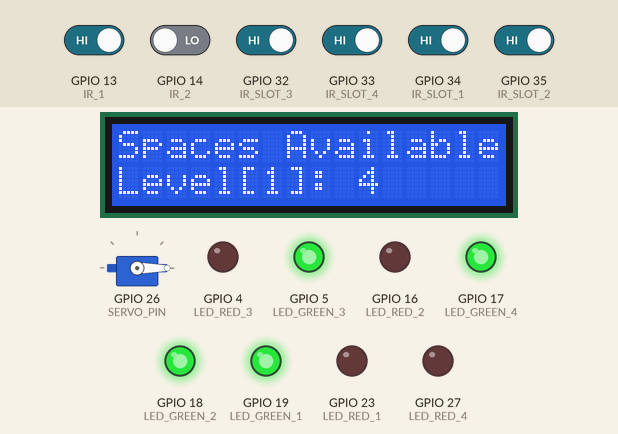
This sketch was run on a simulated ESP32. On the bench: 16×2 character LCD, servo, output pins drawn as LEDs (lit = HIGH). The test bench sets the inputs (shaded band); at power-on: GPIO 13 (IR_1), GPIO 32 (IR_SLOT_3), GPIO 33 (IR_SLOT_4), GPIO 34 (IR_SLOT_1), GPIO 35 (IR_SLOT_2) HIGH, GPIO 14 (IR_2) LOW. WiFi joins after 1.5 s; servers stay silent unless stated; network time is answered at once with the bench clock; uploads are accepted with an empty reply; the local clock reads 2024-03-15 10:24:30 at power-on unless the sketch sets it; what the sketch prints to the serial monitor is not drawn.

Above: at 4.3 s.
4.4 s: GPIO 32 (IR_SLOT_3) driven LOW
At 5.6 s:
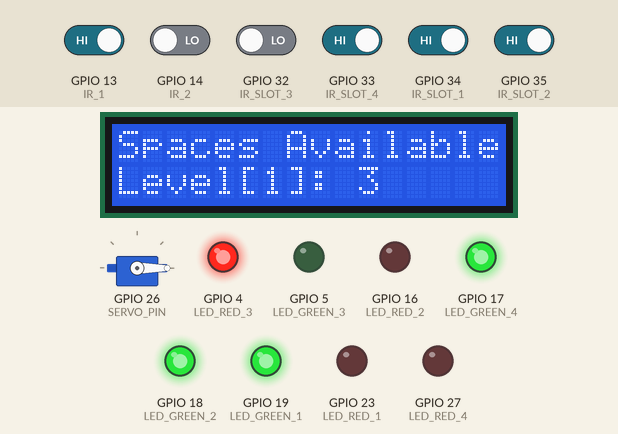
5.9 s: GPIO 33 (IR_SLOT_4) driven LOW
At 6.7 s:
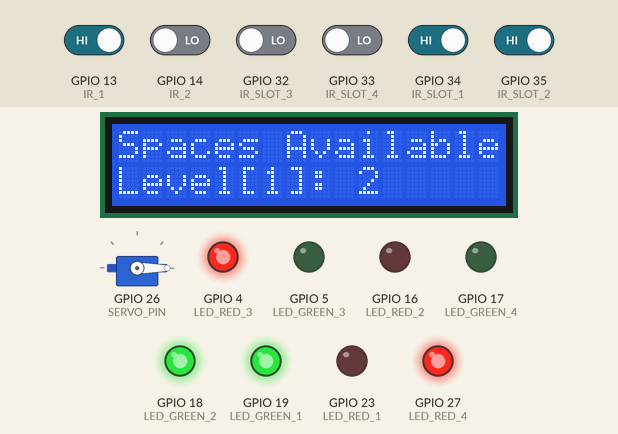
7.4 s: GPIO 34 (IR_SLOT_1) driven LOW
At 7.9 s:
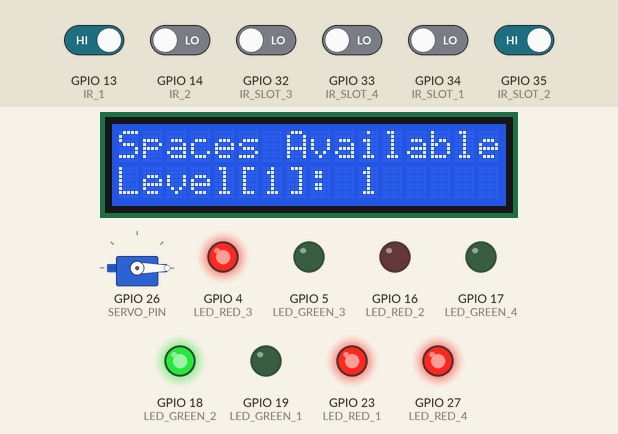
8.9 s: GPIO 35 (IR_SLOT_2) driven LOW
At 9.2 s:
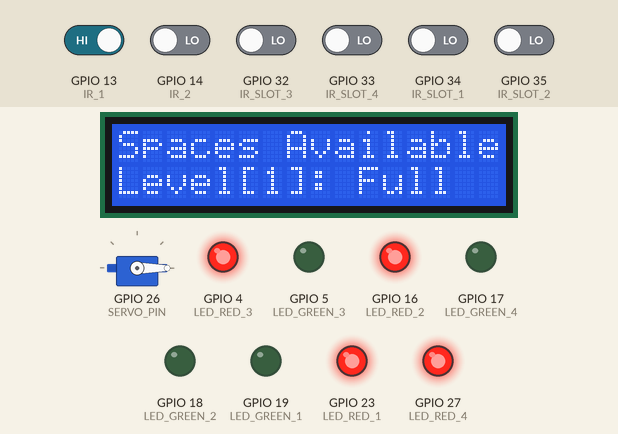
10.4 s: GPIO 32 (IR_SLOT_3) driven HIGH
At 11.5 s:
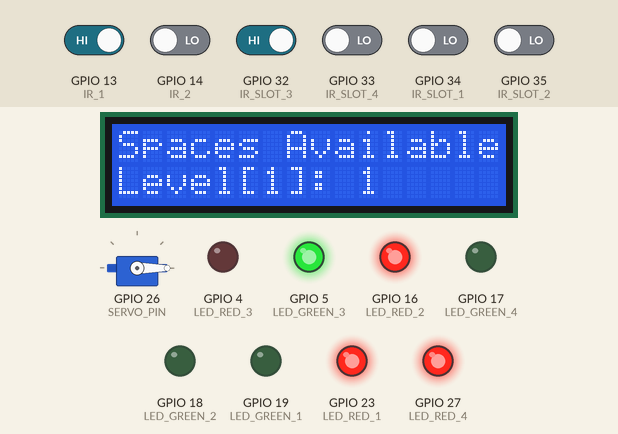
11.9 s: GPIO 33 (IR_SLOT_4) driven HIGH
At 30.7 s:
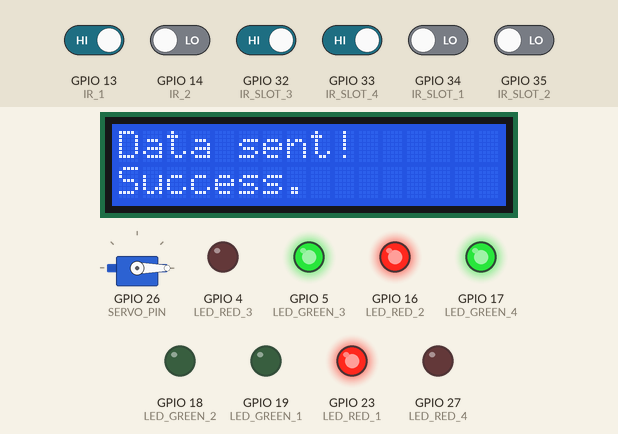
Timing chart, 0 to 31.7 s (numbered marks = the images above; inputs shaded):
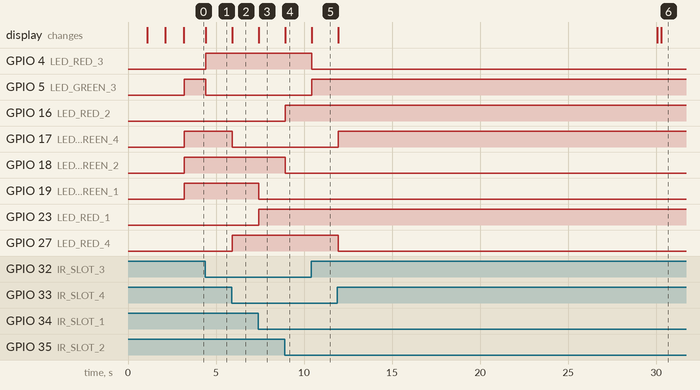

Measured:
- after the input at 4.4 s, GPIO 4 (LED_RED_3): LOW → HIGH at once; GPIO 5 (LED_GREEN_3): HIGH → LOW at once; the display: changes at once (image 1)
- after the input at 5.9 s, GPIO 17 (LED_GREEN_4): HIGH → LOW at once; GPIO 27 (LED_RED_4): LOW → HIGH at once; the display: changes at once (image 2)
- after the input at 7.4 s, GPIO 19 (LED_GREEN_1): HIGH → LOW at once; GPIO 23 (LED_RED_1): LOW → HIGH at once; the display: changes at once (image 3)
- after the input at 8.9 s, GPIO 16 (LED_RED_2): LOW → HIGH at once; GPIO 18 (LED_GREEN_2): HIGH → LOW at once; the display: changes at once (image 4)
- after the input at 10.4 s, GPIO 4 (LED_RED_3): HIGH → LOW at once; GPIO 5 (LED_GREEN_3): LOW → HIGH at once; the display: changes at once (image 5)
- after the input at 11.9 s, GPIO 17 (LED_GREEN_4): LOW → HIGH at once; GPIO 27 (LED_RED_4): HIGH → LOW at once

The sketch:

car_parking_v3.ino
```cpp
#include <Wire.h>
#include <hd44780.h>
#include <hd44780ioClass/hd44780_I2Cexp.h>
#include <ESP32Servo.h>
#include <WiFi.h>
#include <HTTPClient.h>
#include <NTPClient.h>
#include <WiFiUdp.h>
#include <ArduinoJson.h>

hd44780_I2Cexp lcd;
Servo myservo;

#define IR_1 13       // Sensor for car entry
#define IR_2 14       // Sensor for car exit
#define IR_SLOT_1 34  // Parking slot 1
#define IR_SLOT_2 35  // Parking slot 2
#define IR_SLOT_3 32  // Parking slot 3
#define IR_SLOT_4 33  // Parking slot 4

// Green LEDs
#define LED_GREEN_1 19
#define LED_GREEN_2 18
#define LED_GREEN_3 5
#define LED_GREEN_4 17

// Red LEDs
#define LED_RED_1 23
#define LED_RED_2 16
#define LED_RED_3 4
#define LED_RED_4 27

const int SERVO_PIN = 26;
const int LCD_COLS = 16;
const int LCD_ROWS = 2;

const char* ssid = "...";
const char* password = "...";
const String webAppURL = "...";

int spaceAvailable = 4;
int spaceAvailableTotal = 4;
bool sensor1 = false;
bool sensor2 = false;
bool in = false;
bool out = false;

int dailyCount = 0;  // ตัวแปรสำหรับนับจำนวนรถที่เข้าจอดทั้งวัน

bool parkingSlots[4] = { false, false, false, false };  // Parking slot status
String pendingData = "";                                // Buffer for unsent events

unsigned long lastUpdateTime = 0;
const unsigned long updateInterval = 30000;  // Update every 30 seconds

WiFiUDP ntpUDP;
NTPClient timeClient(ntpUDP, "pool.ntp.org", 25200, 60000);  // GMT+7 for Thailand

void setup() {
  Serial.begin(115200);
  lcd.init();
  lcd.backlight();
  lcd.setCursor(0, 0);
  lcd.print("Connecting to WiFi");

  WiFi.begin(ssid, password);
  while (WiFi.status() != WL_CONNECTED) {
    delay(1000);
    Serial.println("Connecting to WiFi...");
    lcd.setCursor(0, 1);
    lcd.print("Please wait...");
  }

  Serial.println("Connected to WiFi");
  lcd.clear();
  lcd.setCursor(0, 0);
  lcd.print("WiFi Connected");
  delay(1000);
  lcd.clear();
  lcdUpdate();

  timeClient.begin();
  timeClient.update();

  pinMode(IR_1, INPUT);
  pinMode(IR_2, INPUT);
  pinMode(IR_SLOT_1, INPUT);
  pinMode(IR_SLOT_2, INPUT);
  pinMode(IR_SLOT_3, INPUT);
  pinMode(IR_SLOT_4, INPUT);

  pinMode(LED_GREEN_1, OUTPUT);
  pinMode(LED_GREEN_2, OUTPUT);
  pinMode(LED_GREEN_3, OUTPUT);
  pinMode(LED_GREEN_4, OUTPUT);

  pinMode(LED_RED_1, OUTPUT);
  pinMode(LED_RED_2, OUTPUT);
  pinMode(LED_RED_3, OUTPUT);
  pinMode(LED_RED_4, OUTPUT);

  myservo.attach(SERVO_PIN);
  myservo.write(90);
}

void loop() {
  checkIn();
  checkOut();
  updateParkingStatus();

  if (millis() - lastUpdateTime >= updateInterval) {
    updateDataToSheet();
    lastUpdateTime = millis();
  }

  if (spaceAvailable == 0) {
    ParkingFull();
  }
}

void checkIn() {
  if (digitalRead(IR_1) == LOW && digitalRead(IR_2) == HIGH && !in ) {
    myservo.write(0);
    if (!sensor1 && !sensor2) {
      sensor1 = true;
      in = true;
    }
  }
  if (digitalRead(IR_1) == HIGH && digitalRead(IR_2) == LOW) {
    if (sensor1 && !sensor2) {
      sensor2 = true;
    }
  }
  if (digitalRead(IR_1) == HIGH && digitalRead(IR_2) == HIGH && sensor1 && sensor2 && in) {
    doorClose();
    Serial.println("Car entered.");
  }
}

void checkOut() {
  if (digitalRead(IR_1) == HIGH && digitalRead(IR_2) == LOW) {
    myservo.write(0);
    if (!sensor1 && !sensor2) {
      sensor2 = true;
      out = true;
    }
  }
  if (digitalRead(IR_1) == LOW && digitalRead(IR_2) == HIGH) {
    if (!sensor1 && sensor2) {
      sensor1 = true;
    }
  }
  if (digitalRead(IR_1) == HIGH && digitalRead(IR_2) == HIGH && sensor1 && sensor2 && out) {
    doorClose();
    Serial.println("Car exited.");
  }
}

void updateParkingStatus() {
  bool previousSlots[4] = { parkingSlots[0], parkingSlots[1], parkingSlots[2], parkingSlots[3] };

  parkingSlots[0] = digitalRead(IR_SLOT_1) == LOW;
  parkingSlots[1] = digitalRead(IR_SLOT_2) == LOW;
  parkingSlots[2] = digitalRead(IR_SLOT_3) == LOW;
  parkingSlots[3] = digitalRead(IR_SLOT_4) == LOW;

  for (int i = 0; i < 4; i++) {
    if (previousSlots[i] != parkingSlots[i]) {
      if (parkingSlots[i]) {
        spaceAvailable--;
        dailyCount++;
        logEvent("IN", i + 1);  // ส่ง action และ slot
      } else {
        spaceAvailable++;
        logEvent("OUT", i + 1);  // ส่ง action และ slot
      }
      lcdUpdate();  // อัปเดต LCD
    }
  }

  digitalWrite(LED_GREEN_1, !parkingSlots[0]);
  digitalWrite(LED_RED_1, parkingSlots[0]);
  digitalWrite(LED_GREEN_2, !parkingSlots[1]);
  digitalWrite(LED_RED_2, parkingSlots[1]);
  digitalWrite(LED_GREEN_3, !parkingSlots[2]);
  digitalWrite(LED_RED_3, parkingSlots[2]);
  digitalWrite(LED_GREEN_4, !parkingSlots[3]);
  digitalWrite(LED_RED_4, parkingSlots[3]);
}

void logEvent(String action, int slot) {
  timeClient.update();                                  // อัปเดตเวลา
  unsigned long epochTime = timeClient.getEpochTime();  // เวลาปัจจุบันในรูปแบบ Unix timestamp

  // คำนวณวันที่
  int currentYear = 1970 + epochTime / 31556926;                // จำนวนปี
  int currentMonth = (epochTime % 31556926) / 2629743 + 1;      // จำนวนเดือน
  int currentDay = ((epochTime % 31556926) % 2629743) / 86400;  // จำนวนวัน

  String date = String(currentYear) + "-" + String(currentMonth) + "-" + String(currentDay);  // วันที่ในรูปแบบ yyyy-MM-dd
  String time = timeClient.getFormattedTime();                                                // เวลาในรูปแบบ HH:mm:ss

  // เพิ่มวันที่และเวลาใน JSON
  String eventJson = "{\"action\":\"" + action + "\", \"slot\":" + String(slot) + ", \"date\":\"" + date + "\", \"time\":\"" + time + "\"}";

  // เพิ่ม event ลงใน buffer
  pendingData += (pendingData == "" ? "" : ",") + eventJson;

  // แสดงผลใน Serial Monitor
  Serial.println("Event logged: " + action + " at slot " + String(slot) + " on " + date + " at " + time);
}

void updateDataToSheet() {
  if (WiFi.status() == WL_CONNECTED) {
    HTTPClient http;

    // สร้าง JSON ที่รวมข้อมูล dailyCount และ events
    String jsonData = "{\"dailyCount\":" + String(dailyCount) + ", \"events\":[" + pendingData + "]}";
    Serial.println(jsonData);

    http.begin(webAppURL);                               // URL ของ Google Apps Script
    http.addHeader("Content-Type", "application/json");  // ตั้งค่า header เป็น JSON

    // แสดงข้อความบนจอ LCD ว่ากำลังส่งข้อมูล
    lcd.clear();
    lcd.setCursor(0, 0);
    lcd.print("Sending data...");
    lcd.setCursor(0, 1);
    lcd.print("Please wait.");

    int httpResponseCode = http.POST(jsonData);

    if (httpResponseCode > 0) {
      Serial.println("Data sent to Google Sheets:");
      Serial.println(http.getString());

      // แสดงข้อความว่า "ส่งข้อมูลสำเร็จ" บนจอ LCD
      lcd.clear();
      lcd.setCursor(0, 0);
      lcd.print("Data sent!");
      lcd.setCursor(0, 1);
      lcd.print("Success.");

      delay(2000);  // แสดงข้อความนี้เป็นเวลา 2 วินาที

      pendingData = "";  // ล้าง buffer ของ events
    } else {
      Serial.print("Error sending data: ");
      Serial.println(httpResponseCode);

      // แสดงข้อความว่า "ส่งข้อมูลล้มเหลว" บนจอ LCD
      lcd.clear();
      lcd.setCursor(0, 0);
      lcd.print("Data failed!");
      lcd.setCursor(0, 1);
      lcd.print("Retry later.");

      delay(2000);  // แสดงข้อความนี้เป็นเวลา 2 วินาที
    }

    http.end();  // ปิดการเชื่อมต่อ

    // กลับมาที่หน้าจอแสดงสถานะปกติ
    lcdUpdate();
  } else {
    Serial.println("WiFi not connected");

    // แสดงข้อความว่า "WiFi ไม่เชื่อมต่อ" บนจอ LCD
    lcd.clear();
    lcd.setCursor(0, 0);
    lcd.print("WiFi failed!");
    lcd.setCursor(0, 1);
    lcd.print("Retry later.");

    delay(2000);  // แสดงข้อความนี้เป็นเวลา 2 วินาที

    // กลับมาที่หน้าจอแสดงสถานะปกติ
    lcdUpdate();
  }
}


void lcdUpdate() {
  lcd.clear();
  lcd.setCursor(0, 0);
  lcd.print("Spaces Available");
  lcd.setCursor(0, 1);
  lcd.print("Level[1]: ");
  lcd.setCursor(10, 1);
  lcd.print(spaceAvailable);
}

void doorClose() {
  delay(100);
  myservo.write(90);
  sensor1 = false;
  sensor2 = false;
  in = false;
  out = false;
  Serial.println("Door closed");
}

void ParkingFull() {
  lcd.setCursor(10, 1);
  lcd.print("Full");
}
```
